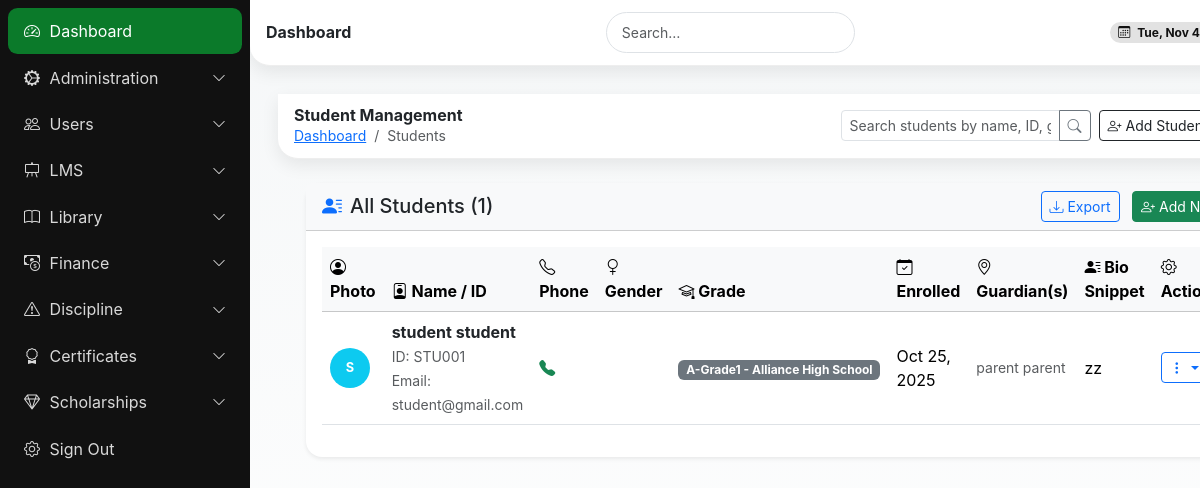
The page /students/ (signed in) on the database its author committed.
### school/models.py (models this page shows, shortened)
class Student(models.Model):
    user = models.OneToOneField(User, on_delete=models.CASCADE)
    student_id = models.CharField(max_length=50, unique=True, db_index=True)  # Unique smart ID
    date_of_birth = models.DateField()
    gender = models.CharField(max_length=10, choices=GENDER_CHOICES)
    enrollment_date = models.DateField()
    grade_level = models.ForeignKey(Grade, on_delete=models.CASCADE, related_name='students')
    bio = models.TextField(blank=True)
    parent = models.ManyToManyField(Parent, blank=True, related_name='children')  # Removed null=True as M2M handles empty
    profile_picture = models.ImageField(upload_to='students/', blank=True)
    school = models.ForeignKey(School, on_delete=models.CASCADE)

class Grade(models.Model):
    name = models.CharField(max_length=50)
    school = models.ForeignKey(School, on_delete=models.CASCADE, related_name='grades')
    description = models.TextField(blank=True)
    code = models.CharField(max_length=50, db_index=True)
    capacity = models.PositiveIntegerField(default=30)  # Default capacity
    created_at = models.DateTimeField(auto_now_add=True)
    is_active = models.BooleanField(default=True)
    class Meta:
        unique_together = ['school', 'code']
    def __str__(self):
        return f"{self.name} - {self.school.name}"

class School(models.Model):
    name = models.CharField(max_length=255)
    school_admin = models.OneToOneField(User, on_delete=models.CASCADE, related_name='school_admin_profile')
    code = models.CharField(max_length=50, unique=True)
    address = models.TextField(blank=True)
    contact_email = models.EmailField()
    contact_phone = models.CharField(max_length=15)
    created_at = models.DateTimeField(auto_now_add=True)
    is_active = models.BooleanField(default=True)

class Parent(models.Model):
    user = models.OneToOneField(User, on_delete=models.CASCADE)
    parent_id = models.CharField(max_length=50, unique=True, db_index=True)  # Unique parent ID
    date_of_birth = models.DateField(blank=True, null=True)
    gender = models.CharField(max_length=10, choices=GENDER_CHOICES, blank=True)
    phone = models.CharField(max_length=15, unique=True)  # Unique phone number
    address = models.TextField(blank=True, null=True)
    bio = models.TextField(blank=True, null=True)  # Short biography
    profile_picture = models.ImageField(upload_to='parents/', blank=True, null=True)
    school = models.ForeignKey(School, on_delete=models.CASCADE)
    def __str__(self):
        return f"{self.user.get_full_name()} - {self.school.name} ({self.parent_id})"

### userauths/models.py (models this page shows, shortened)
class User(AbstractUser):
    COUNTRY_CURRENCY_MAP = {
        'KENYA': 'KES',
        'UGANDA': 'UGX',
    }
    username = None  # Disable username field
    phone_number = models.CharField(max_length=15, unique=True)
    country = models.CharField(max_length=15,blank=True, null=True)
    email = models.EmailField(unique=True)
    first_name = models.CharField(max_length=50)
    last_name = models.CharField(max_length=50)
    is_staff = models.BooleanField(default=False)
    is_superuser = models.BooleanField(default=False)
    is_admin = models.BooleanField(default=False)
    school_staff = models.BooleanField(default=False)
    is_student = models.BooleanField(default=False)
    is_teacher = models.BooleanField(default=False)
    is_parent = models.BooleanField(default=False)
    is_active = models.BooleanField(default=True)
    is_verified = models.BooleanField(default=False)
    created_at = models.DateTimeField(auto_now_add=True)
    updated_at = models.DateTimeField(auto_now=True)
    objects = CustomUserManager()
    USERNAME_FIELD = 'email'  # Use email as the username field
    REQUIRED_FIELDS = ['first_name', 'last_name', 'phone_number']  # Required fields for createsuperuser
    class Meta:
        ordering = ['-created_at']

### school/views.py (the view, shortened to what this page needs)
# urls.py: path('students/', views.student_list_create, name='student_list_create'),
@login_required
def student_list_create(request):
    try:
        school = request.user.school_admin_profile
    except AttributeError:
        messages.error(request, "Access denied: Admin privileges required.")
        return redirect('school:dashboard')
    if request.method == 'POST':
        form = StudentCreationForm(request.POST, request.FILES, school=school)
        if form.is_valid():
            student, password = form.save()
            messages.success(
                request,
                f'Successfully created student "{student.user.get_full_name()}" ({student.student_id}). '
                f'Grade: {student.grade_level}. '
                f'Temporary password: <strong>{password}</strong>. '
                f'Email sent: {"Yes" if form.cleaned_data["send_email"] else "No"}.'
            )
            logger.info(f"Created student {student.student_id} for school {school.name}.")
            return redirect('school:student_list_create')
        else:
            messages.error(request, "Please correct the form errors below.")
    else:
        form = StudentCreationForm(school=school)
    query = request.GET.get('q', '')
    students = Student.objects.filter(school=school).select_related('user', 'grade_level').order_by('-user__created_at')
    context = {
        'students': students,
        'form': form,
        'school': school,
        'query': query,
    }
    return render(request, 'school/students.html', context)

### templates/school/students.html (shortened to what this page needs)
{% extends 'school/base.html' %}
{% load static %}
{% block content %}
  <header class="header d-flex align-items-center justify-content-between">
    <div class="d-flex align-items-center gap-2">
      <div>
        <h6 class="m-0 fw-bold">Student Management</h6>
        <nav aria-label="breadcrumb" class="small">
          <ol class="breadcrumb mb-0">
            <li class="breadcrumb-item"><a href="{% url 'school:dashboard' %}">Dashboard</a></li>
            <li class="breadcrumb-item active" aria-current="page">Students</li>
          </ol>
        </nav>
      </div>
    </div>
    <div class="d-flex align-items-center gap-2">
      <form method="get" class="d-inline">
        <div class="input-group input-group-sm" style="width: 250px;">
          <input type="text" name="q" class="form-control" placeholder="Search students by name, ID, grade..." value="{{ query }}">
          <button class="btn btn-outline-secondary" type="submit"><i class="bi bi-search"></i></button>
        </div>
      </form>
      <button class="btn btn-sm btn-outline-dark" data-bs-toggle="modal" data-bs-target="#addStudentModal">
        <i class="bi bi-person-plus"></i> Add Student
      </button>
    </div>
  </header>
  <section class="content container-fluid py-4">
    <div class="card shadow-sm border-0 rounded-4">
      <div class="card-header d-flex justify-content-between align-items-center bg-light">
        <h5 class="mb-0"><i class="bi bi-person-lines-fill me-2 text-primary"></i>All Students ({{ students.count }})</h5>
        <div>
          <a href="#" class="btn btn-sm btn-outline-primary me-2" data-bs-toggle="modal" data-bs-target="#exportModal">
            <i class="bi bi-download"></i> Export
          </a>
          <button class="btn btn-sm btn-success" data-bs-toggle="modal" data-bs-target="#addStudentModal">
            <i class="bi bi-person-plus"></i> Add New
          </button>
        </div>
      </div>
      <div class="card-body">
        <div class="table-responsive">
          <table class="table table-hover align-middle">
            <thead class="table-light">
              <tr>
                <th><i class="bi bi-person-circle"></i> Photo</th>
                <th><i class="bi bi-person-badge"></i> Name / ID</th>
                <th><i class="bi bi-telephone"></i> Phone</th>
                <th><i class="bi bi-gender-female"></i> Gender</th>
                <th><i class="bi bi-mortarboard"></i> Grade</th>
                <th><i class="bi bi-calendar-check"></i> Enrolled</th>
                <th><i class="bi bi-geo-alt"></i> Guardian(s)</th>
                <th><i class="bi bi-person-lines-fill"></i> Bio Snippet</th>
                <th><i class="bi bi-gear"></i> Actions</th>
              </tr>
            </thead>
            <tbody>
              {% for student in students %}
              <tr>
                <td>
                  {% if student.profile_picture %}
                    <img src="{{ student.profile_picture.url }}" alt="{{ student.user.get_full_name }}" class="rounded-circle shadow-sm" width="40" height="40" style="object-fit: cover;">
                  {% else %}
                    <span class="avatar-placeholder bg-info text-white rounded-circle d-flex align-items-center justify-content-center fw-bold" style="width: 40px; height: 40px; font-size: 0.8em;">
                      {{ student.user.get_full_name.0|upper }}
                    </span>
                  {% endif %}
                </td>
                <td>
                  <strong class="text-dark">{{ student.user.get_full_name }}</strong><br>
                  <small class="text-muted">ID: {{ student.student_id }}</small><br>
                  <small class="text-muted">Email: {{ student.user.email }}</small>
                </td>
                <td>
                  <a href="tel:{{ student.phone }}" class="text-decoration-none">
                    <i class="bi bi-telephone-fill text-success me-1"></i>{{ student.phone }}
                  </a>
                </td>
                <td>
                  <span class="badge bg-{{ student.gender|lower }} text-white">{{ student.get_gender_display }}</span>
                </td>
                <td>
                  <span class="badge bg-secondary">{{ student.grade_level }}</span>
                </td>
                <td>
                  {{ student.enrollment_date|date:"M d, Y" }}
                </td>
                <td>
                  {% for parent in student.parent.all|slice:":2" %}
                    <small class="d-block text-muted">{{ parent.user.get_full_name }}</small>
                  {% empty %}
                    <small class="text-muted">N/A</small>
                  {% endfor %}
                </td>
                <td>
                  <div class="text-truncate" style="max-width: 150px;">
                    {{ student.bio|truncatewords:10|default:"N/A" }}
                  </div>
                </td>
                <td>
                  <div class="btn-group btn-group-sm" role="group">
                    <button type="button" class="btn btn-outline-primary dropdown-toggle" data-bs-toggle="dropdown">
                      <i class="bi bi-three-dots-vertical"></i>
                    </button>
                  </div>
                </td>
              </tr>
              {% empty %}
              <tr><td colspan="9" class="text-center text-muted py-4">
                <i class="bi bi-inbox fs-1 text-muted mb-3 d-block"></i>
                No students found. <a href="#" data-bs-toggle="modal" data-bs-target="#addStudentModal" class="text-primary">Enroll one now</a>.
              </td></tr>
              {% endfor %}
            </tbody>
          </table>
        </div>
      </div>
    </div>
  </section>
{% endblock %}

### static/css/dashboard.css (style rules this page uses)
:root { --kenya-green: #0b7a2a; --kenya-red: #bb0a21; --kenya-black: #111111; --kenya-white: #ffffff; --kenya-grey: #f5f7f8; --radius-xl: 1.25rem; --shadow-soft: 0 6px 18px rgba(0,0,0,.08); --space-compact: .5rem; }
* { box-sizing: border-box; }
html { font-size: 16px; overflow-x: hidden; }
html, body { height: 100%; margin: 0; padding: 0; }
body { background: linear-gradient(180deg, var(--kenya-grey), #fff); font-family: "Inter", -apple-system, BlinkMacSystemFont, "Segoe UI", Roboto, sans-serif; overflow-x: hidden; }
.header { background: #fff; box-shadow: var(--shadow-soft); border-radius: 0 0 var(--radius-xl) var(--radius-xl); padding: .45rem .85rem; position: sticky; top: 0; z-index: 10; width: 100%; }
.content { padding: 1.5rem; width: 100%; max-width: 100%; }
.table { width: 100%; }
.table-responsive { width: 100%; overflow-x: auto; -webkit-overflow-scrolling: touch; }
@media (min-width: 1200px) and (max-width: 1399px) { .content { padding: 1.75rem; } }

### templates/school/base.html (style rules this page uses)
.header { background: #fff; border-bottom: 1px solid #eee; padding: .75rem 1rem; position: sticky; top: 0; z-index: 1030; }

### rows shown on the page
Student: user.get_full_name.0 "S", user.get_full_name "student student", student_id "STU001", user.email "student@gmail.com", grade_level "A-Grade1 - Alliance High School", enrollment_date "Oct 25, 2025", bio "zz"
Parent: user.get_full_name "parent parent"

### other values the page prints
{{ students.count }} "1"
